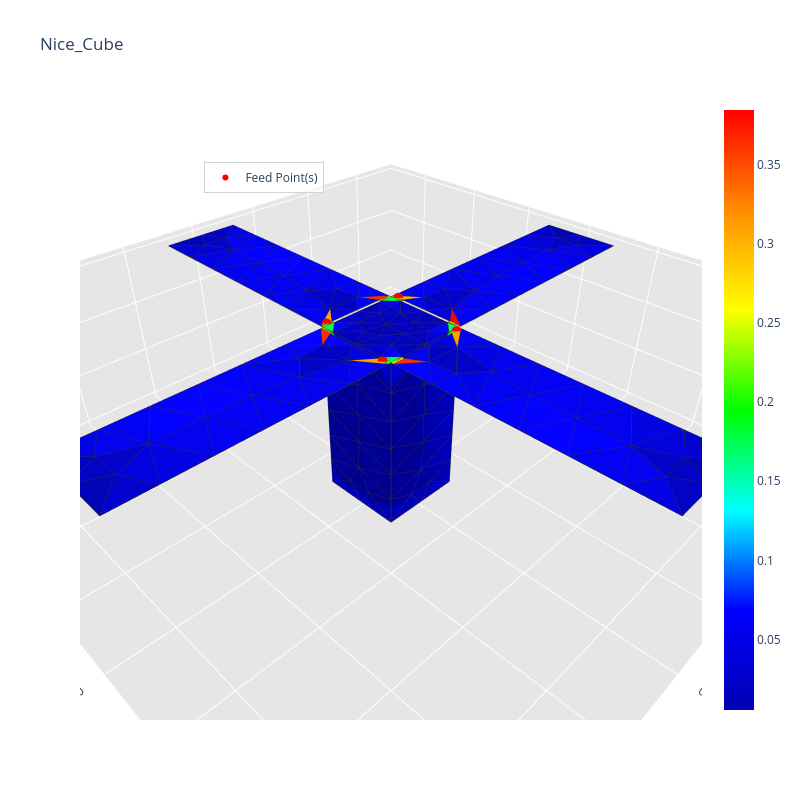

The cell this chart's notebook holds for it:
### Code cell
_ = radiation_algorithm(path, frequency, feed_point,
                        voltage_amplitude=voltage_amplitude, 
                        excitation_unit_vector=excitation_units_vector, 
                        gap_width=0.054*initial_mesh_size,
                        voltage_phase=phase)

### Figure 1 — Plotly figure (JSON) as saved in the notebook; plotly's stock layout.template omitted (floating-point values rounded to 4 significant figures; data arrays with more than 128 entries replaced by an {"elided": "..."} marker saying what was removed)
{"data": [{"facecolor": {"elided": "332 str values"}, "i": {"elided": "332 int values"}, "j": {"elided": "332 int values"}, "k": {"elided": "332 int values"}, "name": "", "type": "mesh3d", "x": {"elided": "200 float values"}, "y": {"elided": "200 float values"}, "z": {"elided": "200 float values"}}, {"line": {"color": "rgb(50, 50, 50)", "width": 1.5}, "mode": "lines", "showlegend": false, "type": "scatter3d", "x": {"elided": "1660 float values"}, "y": {"elided": "1660 float values"}, "z": {"elided": "1660 float values"}}, {"hoverinfo": "none", "marker": {"color": [0.00548, 0.3845], "colorscale": [[0, "rgb(0, 0, 180)"], [0.1667, "rgb(0, 0, 255)"], [0.3333, "rgb(0, 255, 255)"], [0.5, "rgb(0, 255, 0)"], [0.6667, "rgb(255, 255, 0)"], [0.8333, "rgb(255, 140, 0)"], [1, "rgb(255, 0, 0)"]], "showscale": true, "size": 0.1}, "mode": "markers", "showlegend": false, "type": "scatter3d", "x": [-0.05], "y": [-0.05], "z": [-0.3]}, {"marker": {"color": "red", "size": 6, "symbol": "circle"}, "mode": "markers+text", "name": "Feed Point(s)", "type": "scatter3d", "x": [0.054, -0.0425, -0.054, 0.0425], "y": [0.0425, 0.054, -0.0425, -0.054], "z": [0.0, 0.0, 0.0, 0.0]}], "layout": {"height": 800, "legend": {"bgcolor": "rgba(255,255,255,0.7)", "bordercolor": "lightgray", "borderwidth": 1, "x": 0.2, "xanchor": "left", "y": 0.9, "yanchor": "top"}, "scene": {"aspectratio": {"x": 1, "y": 1, "z": 0.3}, "camera": {"eye": {"x": 0.65, "y": 0.65, "z": 0.65}}, "xaxis": {"backgroundcolor": "rgb(230, 230, 230)", "gridcolor": "rgb(255, 255, 255)", "showbackground": true, "zerolinecolor": "rgb(255, 255, 255)"}, "yaxis": {"backgroundcolor": "rgb(230, 230, 230)", "gridcolor": "rgb(255, 255, 255)", "showbackground": true, "zerolinecolor": "rgb(255, 255, 255)"}, "zaxis": {"backgroundcolor": "rgb(230, 230, 230)", "gridcolor": "rgb(255, 255, 255)", "showbackground": true, "zerolinecolor": "rgb(255, 255, 255)"}}, "title": {"text": "Nice_Cube"}, "width": 800}}
